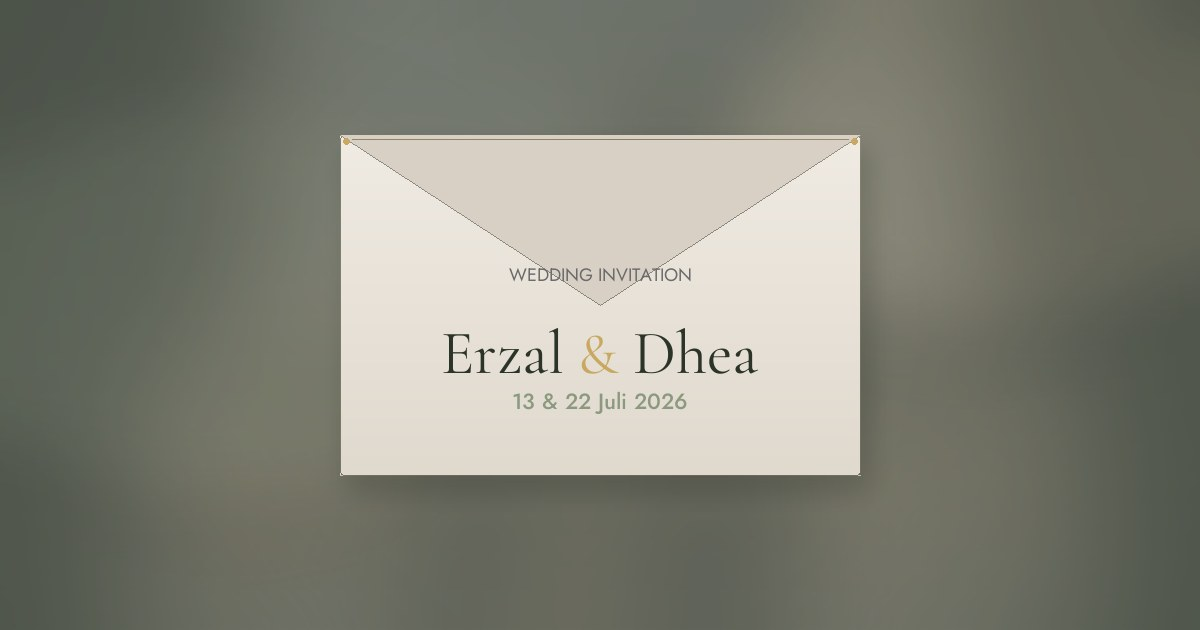
#> input picture assets/og-invite.jpg, 1200 x 630 px, given in place of 2-a842-38580308af32-9c35aa80-6ff9-40b9-9551-a227ac6b1935.png, which was not available; the run also reads 1 picture not shown here
$ python process_photos.py
#> lines starting #> are read from the running program, lines starting #| are printed output that depends on the picture; pictures that were not available may be replaced by others from this repository, and a replacement may not be noted
#!/usr/bin/env python3
"""Process wedding invitation client photos — crop, color-grade, export."""

from __future__ import annotations

import math
from pathlib import Path

from PIL import Image, ImageEnhance, ImageFilter, ImageOps

ROOT = Path(__file__).resolve().parents[1]
ASSETS = ROOT / "assets" / "photos"
SRC = Path(
    "/Users/acim.agwengmail.com/.cursor/projects/"
    "Users-acim-agwengmail-com-Projects-wedding-invitation/assets"
)

# Source files
RESTAURANT = SRC / (
    "46e731fd-c8f3-4135-94f8-b99126668f92-"
    "994e8d56-0be2-48f6-ace2-85b3537f2fb5.png"
)
CAR_COLOR = SRC / (
    "4b375efa-0dee-45e8-98f3-17f99392c74b-"
    "3f2f2521-5f40-44a2-9ecd-c8ff0ce4d13e.png"
)
CAR_BW = SRC / (
    "1a68d124-22b0-4499-997f-c7ab67a8f21c-"
    "56319900-cab5-49af-af12-6625fc14d6c0.png"
)
TROPICAL = SRC / (
    "ff2735bd-f3bd-4cb2-a842-38580308af32-"
    "9c35aa80-6ff9-40b9-9551-a227ac6b1935.png"
)
CAR_FULL = SRC / (
    "2f3ad881-5d41-4850-8b40-1f92aa6013d8-"
    "024506f3-a0f7-4b02-9d48-721b19dafe5e.png"
)

JPG_QUALITY = 85


def crop_box_aspect(
    width: int, height: int, target_w: int, target_h: int, cx: float, cy: float
) -> tuple[int, int, int, int]:
    """Return crop box (left, top, right, bottom) centered at cx, cy (0–1)."""
    target_ratio = target_w / target_h
    img_ratio = width / height

    if img_ratio > target_ratio:
        crop_h = height
        crop_w = int(height * target_ratio)
    else:
        crop_w = width
        crop_h = int(width / target_ratio)

    center_x = int(width * cx)
    center_y = int(height * cy)
    left = max(0, min(width - crop_w, center_x - crop_w // 2))
    top = max(0, min(height - crop_h, center_y - crop_h // 2))
    return (left, top, left + crop_w, top + crop_h)


def warm_grade(img: Image.Image, strength: float = 1.0) -> Image.Image:
    """Warm romantic color grade: lifted shadows, soft contrast, muted saturation."""
    if img.mode != "RGB":
        img = img.convert("RGB")

    # Slight warmth via channel blend
    r, g, b = img.split()
    r = r.point(lambda x: min(255, int(x * (1.0 + 0.06 * strength))))
    g = g.point(lambda x: min(255, int(x * (1.0 + 0.02 * strength))))
    b = b.point(lambda x: max(0, int(x * (1.0 - 0.04 * strength))))
    img = Image.merge("RGB", (r, g, b))

    # Lift shadows — blend with lightly brightened copy
    bright = ImageEnhance.Brightness(img).enhance(1.08)
    img = Image.blend(img, bright, 0.22 * strength)

    img = ImageEnhance.Color(img).enhance(0.88 - 0.08 * (1 - strength))
    img = ImageEnhance.Contrast(img).enhance(0.94)
    img = ImageEnhance.Brightness(img).enhance(1.03)

    return img


def warm_duotone(img: Image.Image) -> Image.Image:
    """Convert B&W to warm cream/charcoal duotone matching site palette."""
    gray = img.convert("L")
    # Shadow: sage-charcoal #2c3328, highlight: cream #e8d5b5
    shadow = (44, 51, 40)
    highlight = (232, 213, 181)
    out = Image.new("RGB", gray.size)
    px = out.load()
    gp = gray.load()
    for y in range(gray.height):
        for x in range(gray.width):
            t = gp[x, y] / 255.0
            t = t**0.92  # soften contrast
            r = int(shadow[0] * (1 - t) + highlight[0] * t)
            g = int(shadow[1] * (1 - t) + highlight[1] * t)
            b = int(shadow[2] * (1 - t) + highlight[2] * t)
            px[x, y] = (r, g, b)
    return out


def vignette(img: Image.Image, strength: float = 0.35) -> Image.Image:
    """Soft radial vignette (computed at reduced size for speed)."""
    w, h = img.size
    sw, sh = max(64, w // 8), max(64, h // 8)
    small = Image.new("L", (sw, sh))
    px = small.load()
    cx, cy = sw / 2, sh / 2
    max_d = math.hypot(cx, cy)
    for y in range(sh):
        for x in range(sw):
            d = math.hypot(x - cx, y - cy) / max_d
            px[x, y] = int(min(255, (d**1.6) * 255 * strength * 1.4))
    mask = small.resize((w, h), Image.Resampling.BILINEAR)
    dark = Image.new("RGB", (w, h), (20, 24, 18))
    return Image.composite(dark, img, mask)


def darken_for_hero(img: Image.Image) -> Image.Image:
    """Slightly darken hero for text overlay readability."""
    img = ImageEnhance.Brightness(img).enhance(0.88)
    img = ImageEnhance.Contrast(img).enhance(0.96)
    return vignette(img, 0.28)


def resize_to(img: Image.Image, target_w: int, target_h: int) -> Image.Image:
    return img.resize((target_w, target_h), Image.Resampling.LANCZOS)


def save_jpg(img: Image.Image, path: Path, quality: int = JPG_QUALITY) -> None:
    path.parent.mkdir(parents=True, exist_ok=True)
    if img.mode == "RGBA":
        img = img.convert("RGB")
    img.save(path, "JPEG", quality=quality, optimize=True, progressive=True)


def save_webp(img: Image.Image, path: Path, quality: int = 82) -> None:
    path.parent.mkdir(parents=True, exist_ok=True)
    if img.mode == "RGBA":
        img = img.convert("RGB")
    img.save(path, "WEBP", quality=quality, method=4)


def process_and_save(
    img: Image.Image,
    name: str,
    box: tuple[int, int, int, int] | None,
    out_w: int,
    out_h: int,
    grade: str = "warm",
    extra=None,
) -> None:
    if box:
        img = img.crop(box)
    img = resize_to(img, out_w, out_h)
    if grade == "warm":
        img = warm_grade(img)
    elif grade == "warm_duotone":
        img = warm_duotone(img)
    elif grade == "hero":
        img = warm_grade(img, 1.1)
        img = darken_for_hero(img)
    if extra:
        img = extra(img)
    save_jpg(img, ASSETS / f"{name}.jpg")
    save_webp(img, ASSETS / f"{name}.webp")


def split_restaurant(path: Path) -> tuple[Image.Image, Image.Image]:
    im = Image.open(path).convert("RGB")
    w, h = im.size
    mid = h // 2
    top = im.crop((0, 0, w, mid))
    bottom = im.crop((0, mid, w, h))
    return top, bottom


def main() -> None:
    ASSETS.mkdir(parents=True, exist_ok=True)

    tropical = Image.open(TROPICAL).convert("RGB")
#> tropical is the input picture: PIL image 1200x630 RGB; mean R, G, B 131.4, 132, 120.6
    tw, th = tropical.size
#> tw = 1200; th = 630

    # --- Hero: tropical villa, 16:9 wide crop on couple ---
    hero_box = crop_box_aspect(tw, th, 16, 9, cx=0.50, cy=0.38)
#> hero_box = (40, 0, 1160, 630)
    process_and_save(tropical, "hero", hero_box, 1920, 1080, grade="hero")
#> in vignette, `small = Image.new("L", (sw, sh))`: small: PIL image 240x135 L; every value is 0
#> in vignette, `mask = small.resize((w, h), Image.Resampling.BILINEAR)`:
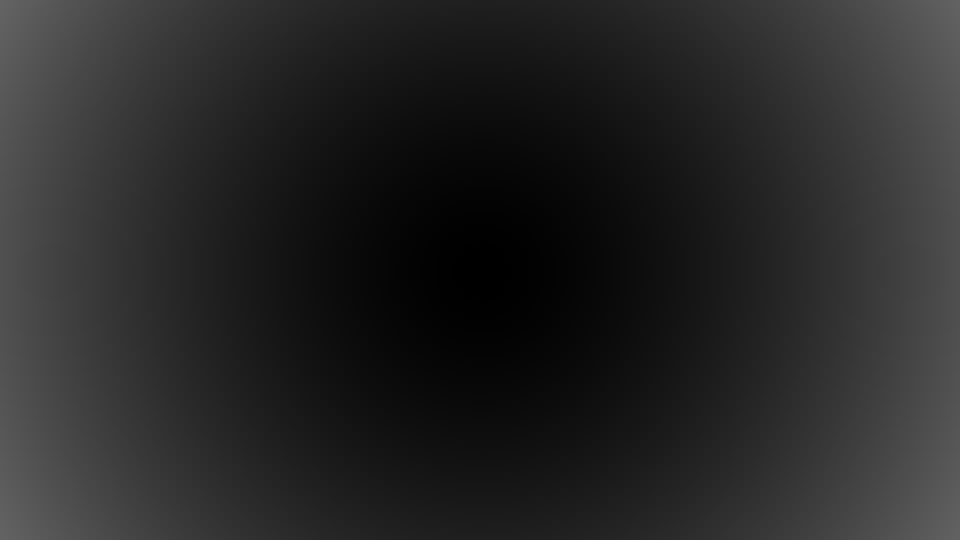
#> mask: PIL image 1920x1080 L (shown at 1/2 size); min 0, max 99, mean 39.2
#> in vignette, `dark = Image.new("RGB", (w, h), (20, 24, 18))`:
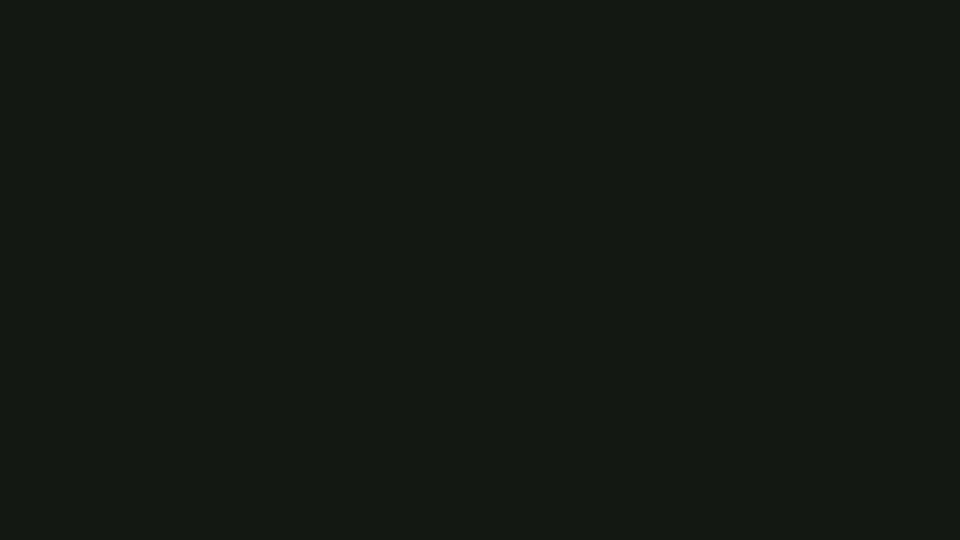
#> dark: PIL image 1920x1080 RGB (shown at 1/2 size); mean R, G, B 20, 24, 18
#> in vignette, `return Image.composite(dark, img, mask)`:
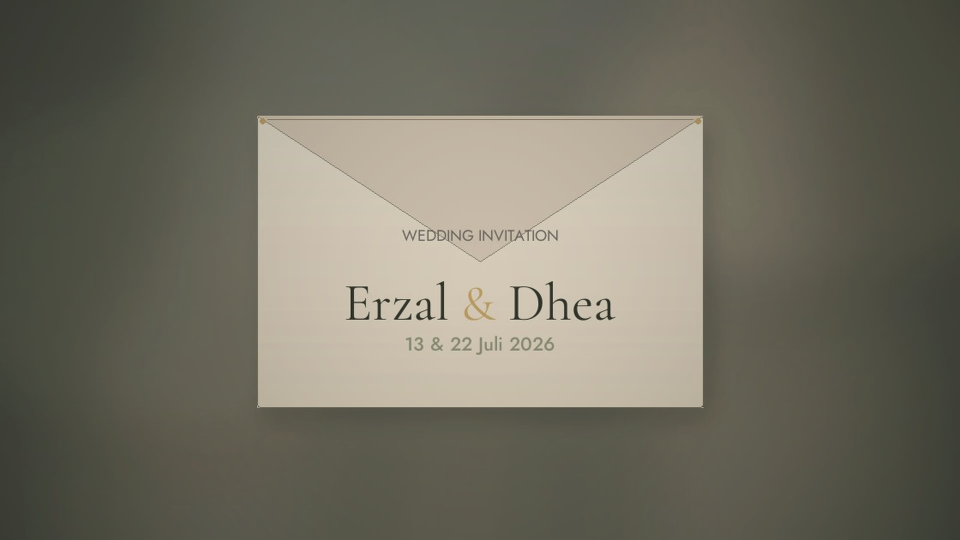
#> returned value: PIL image 1920x1080 RGB (shown at 1/2 size); mean R, G, B 114.4, 111.3, 97.7

    # --- OG image: 1200x630 from same source ---
    og_box = crop_box_aspect(tw, th, 1200, 630, cx=0.50, cy=0.36)
#> og_box = (0, 0, 1200, 630)
    process_and_save(tropical, "og", og_box, 1200, 630, grade="warm")

    # --- Groom: restaurant top frame, 1:1 on man's face/upper body ---
    rest_top, rest_bottom = split_restaurant(RESTAURANT)
#> in split_restaurant, `top = im.crop((0, 0, w, mid))`:
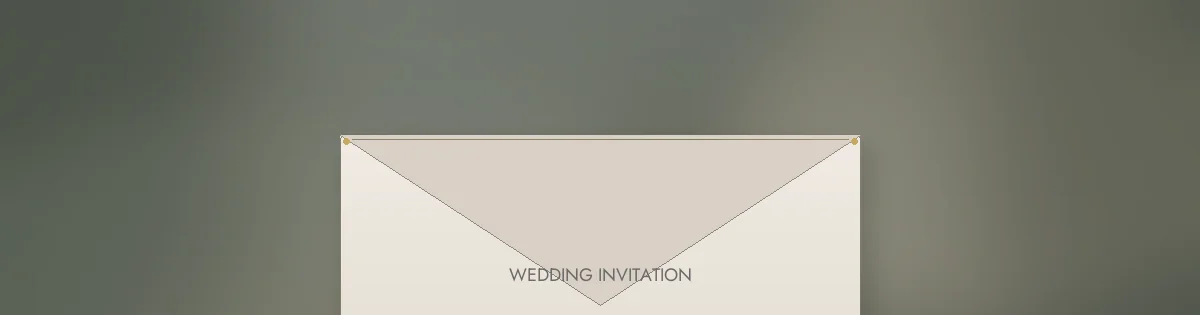
#> top: PIL image 1200x315 RGB; mean R, G, B 134.8, 135.6, 124.2
#> in split_restaurant, `bottom = im.crop((0, mid, w, h))`:
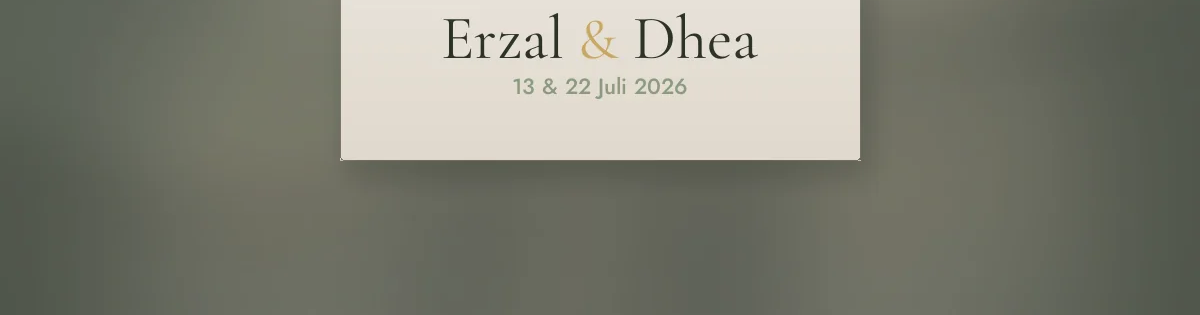
#> bottom: PIL image 1200x315 RGB; mean R, G, B 128.1, 128.8, 116.9
    rw, rh = rest_top.size
#> rw = 1200; rh = 315
    groom_box = crop_box_aspect(rw, rh, 1, 1, cx=0.62, cy=0.32)
#> groom_box = (587, 0, 902, 315)
    process_and_save(rest_top, "groom", groom_box, 800, 800, grade="warm")
#> call 3 of warm_grade, with strength = 1
#> in warm_grade (call 3), `r, g, b = img.split()`:
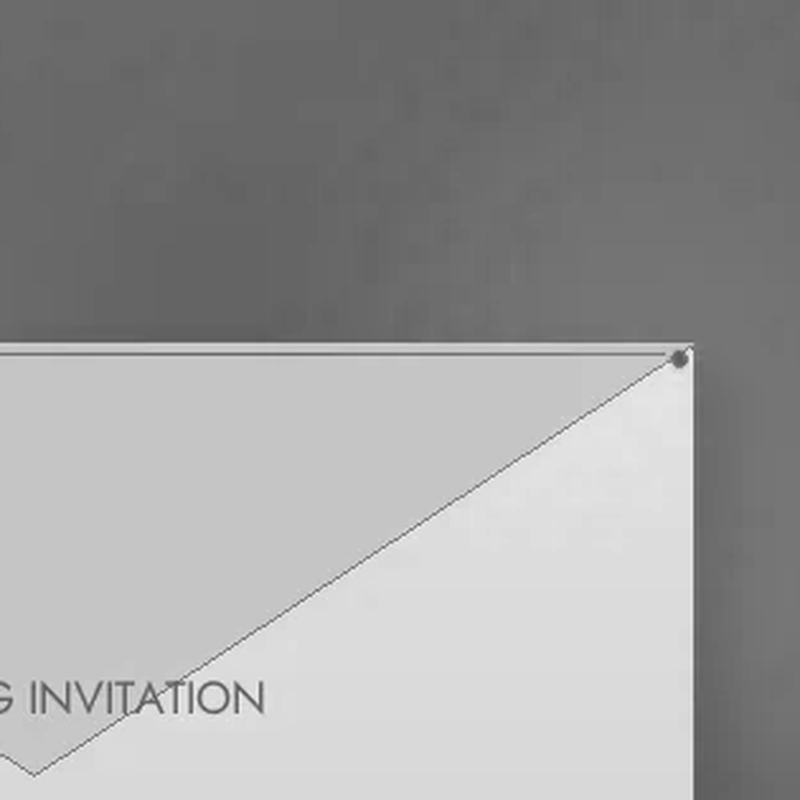
#> b: PIL image 800x800 L; min 77, max 251, mean 156.4
#> in warm_grade (call 3), `bright = ImageEnhance.Brightness(img).enhance(1.08)`:
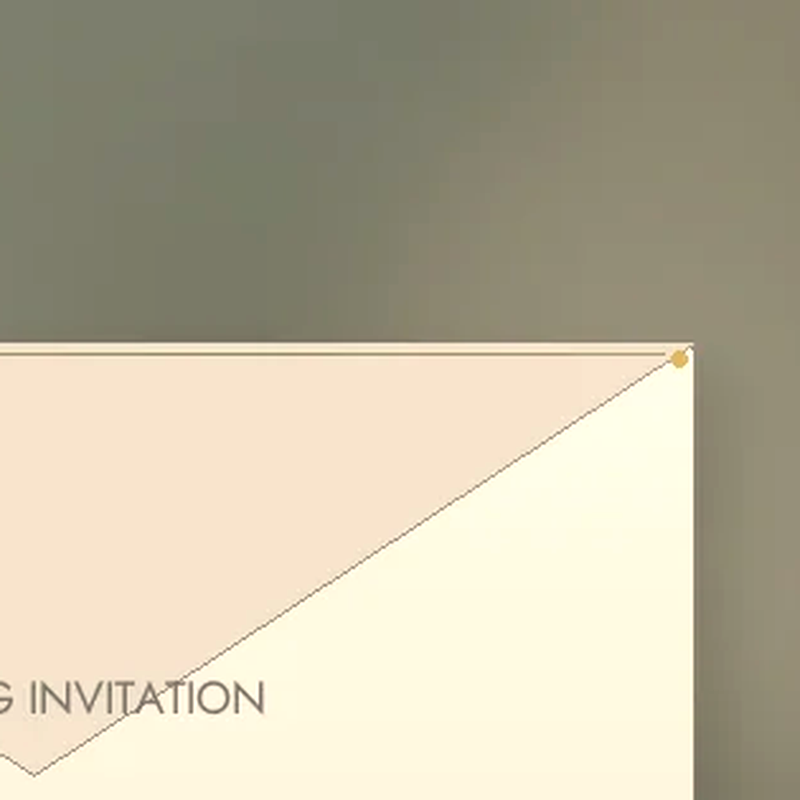
#> bright: PIL image 800x800 RGB; mean R, G, B 191, 183.6, 161.2

    # --- Bride: tropical villa woman, 1:1 ---
    bride_box = crop_box_aspect(tw, th, 1, 1, cx=0.38, cy=0.28)
    process_and_save(tropical, "bride", bride_box, 800, 800, grade="warm")

    # --- Story: car trunk color, romantic 4:5 crop ---
    car = Image.open(CAR_COLOR).convert("RGB")
    cw, ch = car.size
    story_box = crop_box_aspect(cw, ch, 4, 5, cx=0.50, cy=0.42)
    process_and_save(car, "story", story_box, 1000, 1250, grade="warm")

    # --- Gallery 01: tropical couple 1:1 ---
    g1_box = crop_box_aspect(tw, th, 1, 1, cx=0.50, cy=0.35)
    process_and_save(tropical, "gallery-01", g1_box, 900, 900, grade="warm")

    # --- Gallery 02: car color trunk 1:1 ---
    g2_box = crop_box_aspect(cw, ch, 1, 1, cx=0.50, cy=0.40)
    process_and_save(car, "gallery-02", g2_box, 900, 900, grade="warm")

    # --- Gallery 03: car B&W warm duotone ---
#> (the run stopped early here; a loop or call above may not have finished)
